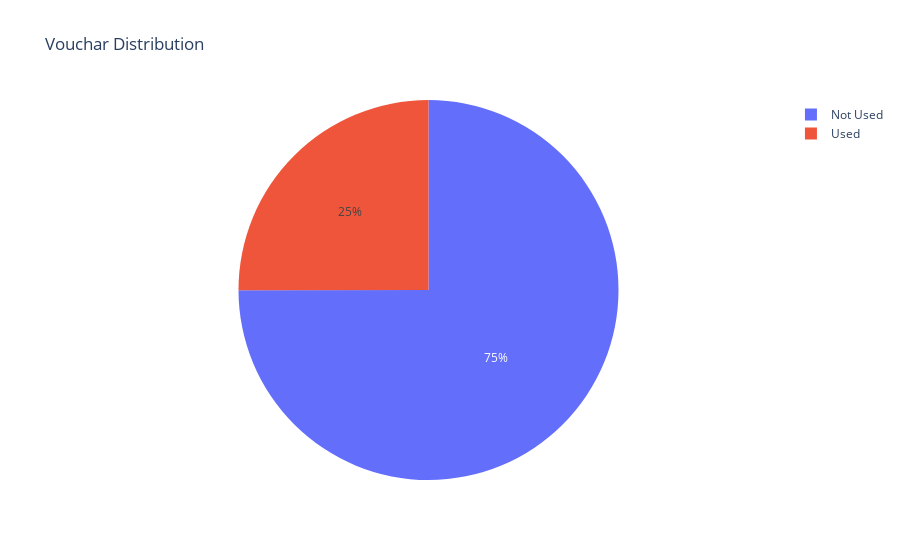

This figure's notebook cell:
### Code cell
fig = px.pie(df8, values='voucher_count', names='Voucher', title='Vouchar Distribution')
fig.show()

### Figure 1 — Plotly figure (JSON) as saved in the notebook; plotly's stock layout.template omitted (floating-point values rounded to 4 significant figures)
{"data": [{"domain": {"x": [0, 1], "y": [0, 1]}, "hovertemplate": "Voucher=%{label}<br>voucher_count=%{value}<extra></extra>", "labels": ["Not Used", "Used"], "legendgroup": "", "name": "", "showlegend": true, "type": "pie", "values": [49330, 16466]}], "layout": {"legend": {"tracegroupgap": 0}, "title": {"text": "Vouchar Distribution"}}}
